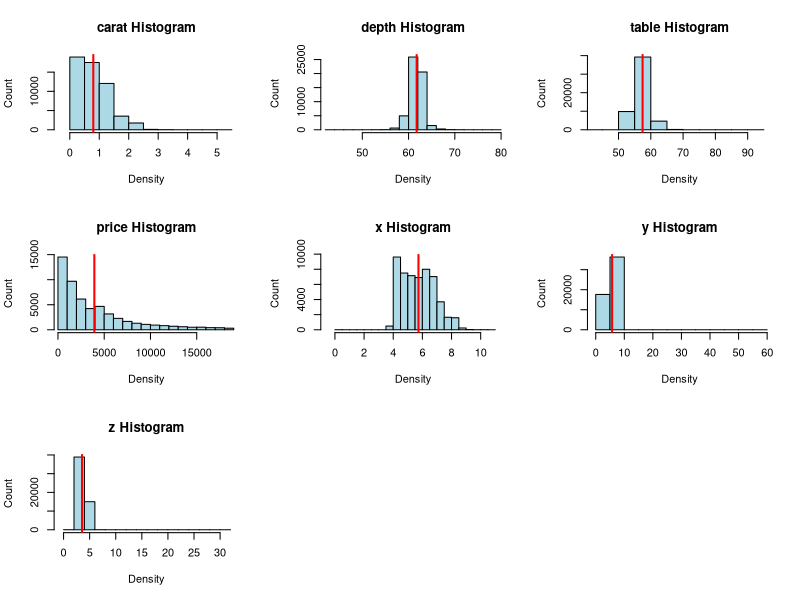
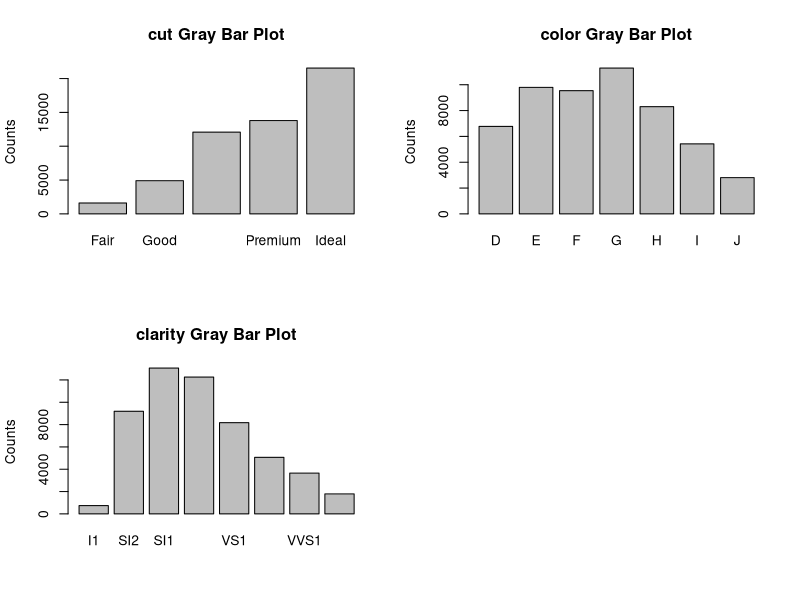

Recreate these plots in R, in order. (Note: this script raises an error after producing the figures.)
##Prof G - ---
##Prof G - title: "Assigenment 7"
##Prof G - output: html_document
##Prof G - ---

# Jian Gao
# Group C

##Prof G - Something is missing in this file. 
##Prof G - dataexpl function does not exist.

## My idea for this question is that first of all clarify whether the variable 
## of the dataframe is factor variables,
## run to the subfunction1, if the variable of the dataframe is factor variables, 
## run to the subfunction2,3,4

library('ggplot2')
library('plyr')
library('grid')


dataframe<-data.frame(diamonds)
dataframe1=dataframe[sapply(dataframe,is.factor)]
dataframe2=dataframe[sapply(dataframe,is.numeric)]
dataframe3=dataframe[sapply(dataframe,is.logical)]
is.binary <- function(v) {
#The is.binary function determines whether a vector is binary
#Input: a vector
#Output: TRUE or FALSE
  x <- unique(v)  
  #check all the distinct and put those in a vector x
  length(x) - sum(is.na(x)) == 2L 
  #check to see if x only contains 2 distinct values
}
dataframe4=dataframe[sapply(dataframe,is.binary)]
checkswitch<-list("on","off","grid")
## represent some basic imformation's name very strong conncetion 
## with rest part of the projct!!!


##Prof G - try naming your functions better to give
##Prof G - a hint about what they do. subfunction1 is 
##Prof G - not very descriptive.
## subfunction1
subfunction1<-function(dataframe){ 
 # This function is a frequency table for every categorical and logical variable.
  # parameter: data_frame
  # type: any data frame
  # return: frequancy tables
  # type: list
  summary(dataframe1)
  summary(dataframe3)
}
## e.g
subfunction1(diamonds)

## subfunction2
subfunction2<-function(dataframe){
  # This function is a summary statistics table for each numerical variable
  # parameter: data_frame
  # type: any data frame 
  # return: summary table
  # type: list 
  summary(dataframe2)
}
## e.g
subfunction2(diamonds)

## subfunction3
subfunction3<-function(dataframe){
  # this function can accept any dataframe as a parameter and returns a dataframe 
  # that contains each pair of column names in the first column in a single string
  # separated by a -, e.g. for the variables x and y, the string is ?x-y?.
  # and calculate their corresponding r-square in the second column.
  # parameter: data_frame
  # type: any data frame
  # return: a two column data frame
  # type: data frame
  a=colnames(dataframe2)
  Variable_Pairs=c()
  R_Square=c()
  for (i in 1:(length(a)-1)){
    for (j in (i+1):length(a)){
      Variable_Pairs = c(Variable_Pairs,paste(a[i],a[j],sep='-'))
      R_Square=c(R_Square,summary(lm(dataframe2[,i] ~ dataframe2[,j]))$r.square)
    }
  }
  data.frame(Variable_Pairs,R_Square)
}
## e.g
subfunction3(diamonds)  
## A data frame that contains each pair of column names in
## the first column(name the column "Variable Pairs") and the 
## addociated r-square value in the second column(name the column "R-Square")

## subfunction4
subfunction4<-function(dataframe,threshold){
  # this function can accept any dataframe as a parameter and returns a dataframe 
  # that contains each pair of column names in the first column in a single string
  # separated by a -, e.g. for the variables x and y, the string is ?x-y?.
  # and calculate their corresponding Pearson correlation coefficient in the second column.
  # And choose correlation coefficient (Pearson) for all coefficients whose absolute value 
  # is greater than the correlation threshold
  # parameter: data_frame (data frame)
  #            threshold (numeric)  
  # return: a two column data frame
  # type: data frame
  a=colnames(dataframe2)
  Variable_Pairs=c()
  Pearson_Exceeds_Threshold=c()
  for (i in 1:(length(a)-1)){
    for (j in (i+1):length(a)){
      Variable_Pairs = c(Variable_Pairs,paste(a[i],a[j],sep='-'))
      f1=cor(dataframe2[i],dataframe2[j],method="pearson")
      Pearson_Exceeds_Threshold=c(Pearson_Exceeds_Threshold,f1)
    }
  }
  d1<-data.frame(Variable_Pairs,Pearson_Exceeds_Threshold)
  d1[! abs(d1$Pearson_Exceeds_Threshold) < threshold,]
}
## e.g
subfunction4(diamonds,0.7)
## A data frame contains each pair of colunm names in 
## the first column(name the column "Variable Pairs") and 
## correlation coefficient (Pearson) for all coefficients whose
## absolute value is greater than the correlation threshold 
## in the second column

##plot histogram and bar 
plot_count<-function(dataframe,switch,vector){
  # This function works like this: If the plot switch parameter is ?on? or ?grid?,
  # then plot a pair of blue histograms with a vertical red line at the mean (one 
  # using counts and the other density) for every numerical variable at each number 
  # of bins integer specified in the bin vector parameter. If the plot switch is set 
  # to ?grid?, there should be a grid for each count-bin combination and a separate 
  # grid for each density-bin size combination. For example, given 5 numeric variables 
  # and a vector of three bin number integers, the function should generate 30 individual 
  # plots or a total of 6 grid plots (with each grid plot containing 5 subplots).  
  # parameters: data_frame (type:data frame,range:(0,1))
  #             switch (type:char,range:"on""off""grid")
  #             vector (type:vector,range:integers)
  
  # return: plots
  a=colnames(dataframe2)
  dataframe5=data.frame(dataframe1,dataframe3,dataframe4) 
  b=colnames(dataframe5)
  if(switch[1]==checkswitch[[1]] || switch[1]==checkswitch[[3]]){
    par(mfrow=c(3,3))
    for(i in 1:length(a)){     
      mk=mean(dataframe2[,i])
      mx=max(dataframe2[,i])
      mi=min(dataframe2[,i])
      h=hist(dataframe2[,i], xlab="Density", xlim=c(mi-0.5, mx+0.5), ylab="Count", col="lightblue", main=paste(colnames(dataframe2[i]),"Histogram"))
      abline(v=mk,col="red",lwd=2)      
    }
    par(mfrow=c(2,2))
    for(j in 1:length(b)){
      #pdf(paste(colnames(dataframe1[,j]),"_Bar.pdf"))
      bar=barplot(table(dataframe1[,j]), ylab="Counts", col="gray", main=paste(colnames(dataframe1[j]),"Gray Bar Plot"))
      #dev.off()
    }
  }  
  else if(switch[1]==checkswitch[[3]]){
    par(mfrow=c(3,3))
    for(j in 1:length(vector)){
      mk=mean(dataframe2[,i])
      mx=max(dataframe2[,i])
      mi=min(dataframe2[,i])
      grid.newpage()
      h1=list()
      d=list()
      for(i in 1:length(a)){
        h1[[i]]=ggplot(dataframe2, aes_string(a[i]),color="lightblue")+
                geom_vline(xintercept=mk,color="red")+xlab(colnames(dataframe2)[i])+xlim(mi-0.5, mx+0.5)+
                geom_histogram(fill="blue",bins=vector[j])+
                labs(title=paste(vector[j], "bins"))
        d=ggplot(dataframe2,aes_string(a[i]),color="lightblue")+
          geom_vline(xintercept=mk,color="red")+xlab(colnames(dataframe2)[i])+xlim(mi-0.5, mx+0.5)+
          geom_histogram(aes(y=..density..),fill="blue",bins=vector[j])+labs(title=paste(vector[j],"bins"))
      }
      h=list(multiplot(plotlist=h1,cols=2),multiplot(plotlist=d,cols=2))
    }
  } 
  else{
    h=c()
    bar=c()
  }
  rhis=list(h)
  rbar=list(bar)
  print(h)
  print(bar)
}
## e.g
plot_count(diamonds,"on",c(30,70))
##If the plot switch parameter is "on" or "grid" then plot a pair of 
##blue histograms with a vertical red line at the mean for every numerical
##variable at each number of bins integer specified in the bin vector parameter.


explore<-function(dataframe,switch,threshold,vector){
## This function called explore that accepts the dataframe,
## a plot switch that can accept three values: off, on or grid
## a threshold cut-off value between 0 and 1
  ##Prof G - What does the vector do?
## a optional vector 
## Parameter:dataframe, switch, threshold value, vector c
## Return:a frequency table for every factor variables:
##        a summary statistics table for each numerical variables;
##        a dataframe with associated two column datas r-square
##        a dataframe with associated two column datas correlation coefficient which absolute value < threshold
##        a histogram(if switch on or grid)
##        a bar plot(if switch on or grid)
  result<-list(subfunction1(dataframe),subfunction2(dataframe),subfunction3(dataframe),
               subfunction4(dataframe,threshold))
  plot_count(dataframe,switch,vector)
  print(result)
}






## Think about the ways things could go wrong and write some
## defensive code to gracefully handle exceptions.
## (for example, what if the first parameter is not a dataframe?)

#test
dataexpl(diamonds,vector=-1)
#test
dataexpl(diamonds,threshold=c(-1,1))
#test
dataexpl(diamonds,"ongrid")
#test
dataexpl(kk)



